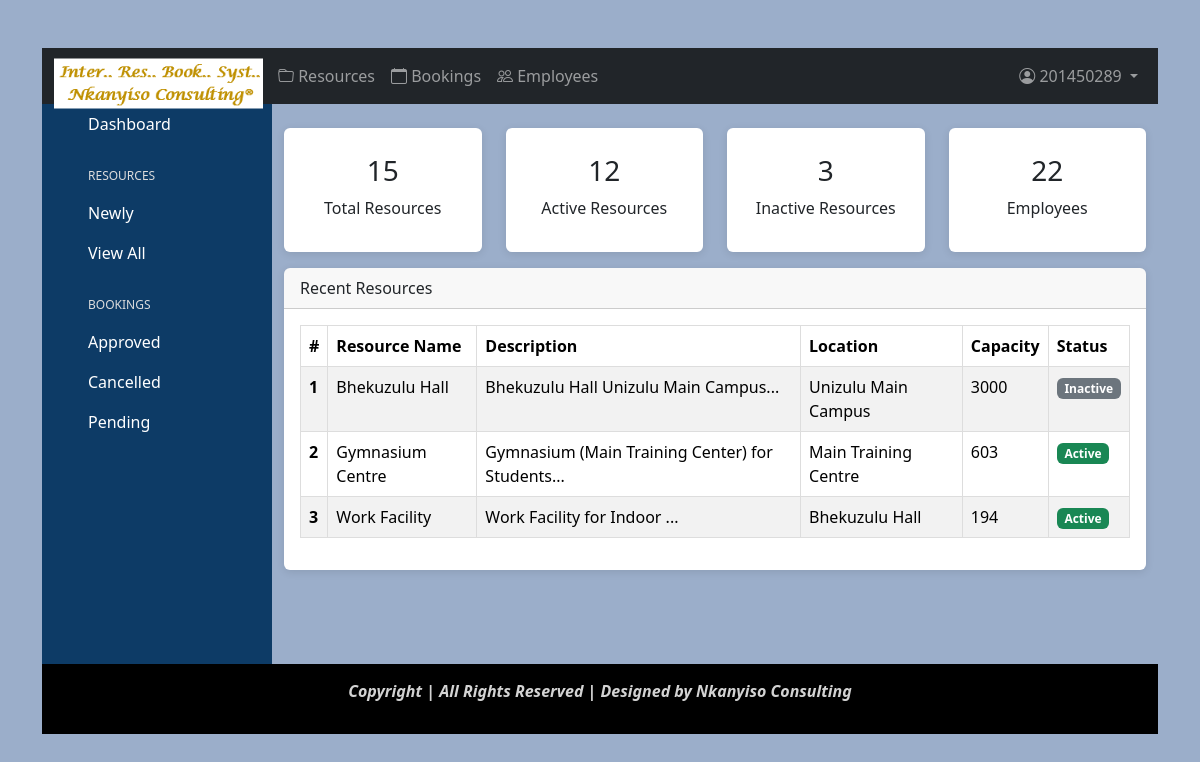
The page / (signed in) on the database its author committed.
### tables this page shows
CREATE TABLE `resources` (
  `resource_id` int(11) NOT NULL,
  `resource_name` varchar(30) NOT NULL,
  `description` varchar(200) NOT NULL,
  `location` varchar(50) NOT NULL,
  `capacity` int(10) NOT NULL,
  `picture` varchar(50) NOT NULL,
  `status` enum('Inactive','Active') DEFAULT 'Inactive'
);

### index.php (the view, shortened to what this page needs)
 <?php
require 'assets/includes/db.php';
?>
<?php
$resources = $pdo->query("SELECT * FROM resources ORDER BY resource_id DESC LIMIT 3")->fetchAll();
?>
<!DOCTYPE html>
<html>
  <head>
    <?php include 'assets/includes/header.php'?>
  </head>
  <body>
    <div class="container mt-5">
      <?php include 'assets/includes/navbar.php'; ?>
      <div class="wrapper">
        <div class="sidebar">
            <ul>
              <li><a href="index.php"><i class="fas fa-home"></i> Dashboard</a></li>
              <li class="menu-title">Resources</li>
              <li><a href="resources.php"><i class="fas fa-box"></i> Newly </a></li>
              <li><a href="resources.php"><i class="fas fa-box"></i> View All </a></li>
              <li class="menu-title">Bookings</li>
              <li><a href="user_booking.php"><i class="fas fa-box"></i> Approved </a></li>
              <li><a href="user_booking.php"><i class="fas fa-box"></i> Cancelled </a></li>
              <li><a href="user_booking.php"><i class="fas fa-box"></i> Pending </a></li>
            </ul>
        </div>
        <div class="main-content">
          <div class="container-fluid mt-4">
            <div class="row">
              <div class="col-md-3">
                <div class="card stat-card">
                  <div class="card-body">
                    <h3>15</h3>
                    <p>Total Resources </p>
                  </div>
                </div>
              </div>
              <div class="col-md-3">
                <div class="card stat-card">
                  <div class="card-body">
                    <h3>12</h3>
                    <p>Active Resources</p>
                  </div>
                </div>
              </div>
              <div class="col-md-3">
                <div class="card stat-card">
                  <div class="card-body">
                    <h3>3</h3>
                    <p>Inactive Resources</p>
                  </div>
                </div>
              </div>
              <div class="col-md-3">
                <div class="card stat-card">
                  <div class="card-body">
                    <h3>22</h3>
                    <p>Employees</p>
                  </div>
                </div>
              </div>
            </div>
            <div class="card mt-3">
              <div class="card-header">
                Recent Resources
              </div>
              <div class="card-body">
                <table class="table table-bordered table-striped">
                  <thead>
                    <tr>
                      <th>#</th>
                      <th>Resource Name</th>
                      <th>Description</th>
                      <th>Location</th>
                      <th>Capacity</th>
                      <th>Status</th>
                    </tr>
                  </thead>
                  <tbody>
                <?php
                $count = 1;
                foreach ($resources as $res): ?>
                <tr>
                    <td><b><?php echo $count++; ?></b></td>
                    <td><?= htmlspecialchars($res['resource_name']) ?></td>
                    <td><?= htmlspecialchars(substr($res['description'],0,50)) ?>...</td>
                    <td><?= htmlspecialchars($res['location']) ?></td>
                    <td><?= htmlspecialchars($res['capacity']) ?></td>
                    <td>
                        <span class="badge bg-<?= match($res['status']) {
                            'Active' => 'success',
                            'Inactive' => 'secondary'
                        } ?>">
                            <?= ucfirst($res['status']) ?>
                        </span>
                    </td>
                </tr>
                <?php endforeach; ?>
                </tbody>
                </table>
              </div>
            </div>
            <br>
          </div>
        </div>
      </div>
      <?php include 'assets/includes/footer.php'; ?>
    </div>
  </body>
</html>

### assets/css/style.css (style rules this page uses)
body { background: linear-gradient(rgba(0, 0, 0, 0.5), rgba(84, 36, 36, 0.5)), url('../images/bg.jpeg') no-repeat center center fixed; background-size: cover; position: relative; margin: 0; padding: 0; }
.table { background-color: #ffffff; color: #333333; }
.table-bordered { border: 1px solid #dddddd; }
.table-bordered > tbody > tr > td, .table-bordered > thead > tr > th { border: 1px solid #dddddd; }

### assets/css/style2.css (style rules this page uses)
* { margin:0; padding:0; box-sizing:border-box; }
body { background:#9baeca; font-family:Segoe UI; }
.wrapper { display:flex; }
.sidebar { width:230px; min-height:70vh; background:#0d3b66; color:#fff; }
.sidebar ul { list-style:none; }
.sidebar ul li { padding:8px 14px; }
.sidebar ul li a { color:#fff; text-decoration:none; display:block; }
.menu-title { color:#ddd; font-size:12px; text-transform:uppercase; margin-top:15px; }
.main-content { flex:1; }
.stat-card { border:none; text-align:center; box-shadow:0 2px 8px rgba(0,0,0,.1); }
.stat-card h3 { margin-top:10px; }
.card { border:none; box-shadow:0 2px 8px rgba(0,0,0,.1); }

### rows shown on the page
resources: resource_name "Bhekuzulu Hall", description "Bhekuzulu Hall Unizulu Main Campus", location "Unizulu Main Campus", capacity "3000", status "Inactive"
resources: resource_name "Gymnasium Centre", description "Gymnasium (Main Training Center) for Students", location "Main Training Centre", capacity "603", status "Active"
resources: resource_name "Work Facility", description "Work Facility for Indoor", location "Bhekuzulu Hall", capacity "194", status "Active"

### other values the page prints
$_SESSION['user']['employee_no'] "201450289"
